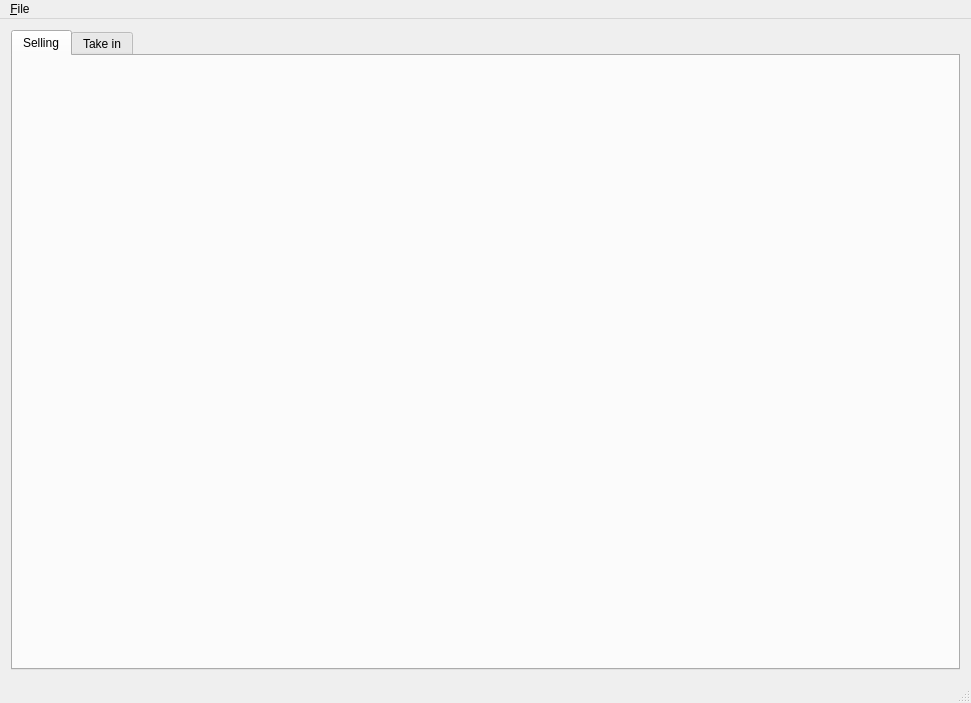
<?xml version="1.0" encoding="UTF-8"?>
<ui version="4.0">
 <class>MainWindow</class>
 <widget class="QMainWindow" name="MainWindow">
  <property name="geometry">
   <rect>
    <x>0</x>
    <y>0</y>
    <width>971</width>
    <height>703</height>
   </rect>
  </property>
  <property name="windowTitle">
   <string>MainWindow</string>
  </property>
  <widget class="QWidget" name="centralWidget">
   <layout class="QVBoxLayout" name="verticalLayout">
    <item>
     <widget class="QTabWidget" name="tabWidget">
      <property name="currentIndex">
       <number>0</number>
      </property>
      <widget class="SellingView" name="sellingView">
       <attribute name="title">
        <string>Selling</string>
       </attribute>
      </widget>
      <widget class="TakeInView" name="takeView">
       <attribute name="title">
        <string>Take in</string>
       </attribute>
      </widget>
     </widget>
    </item>
   </layout>
  </widget>
  <widget class="QMenuBar" name="menuBar">
   <property name="geometry">
    <rect>
     <x>0</x>
     <y>0</y>
     <width>971</width>
     <height>28</height>
    </rect>
   </property>
   <widget class="QMenu" name="menuFile">
    <property name="title">
     <string>&amp;File</string>
    </property>
    <addaction name="actionBlock"/>
    <addaction name="actionLogout"/>
    <addaction name="separator"/>
    <addaction name="actionExit"/>
   </widget>
   <addaction name="menuFile"/>
  </widget>
  <widget class="QStatusBar" name="statusBar"/>
  <action name="actionLogout">
   <property name="text">
    <string>&amp;Logout</string>
   </property>
  </action>
  <action name="actionExit">
   <property name="text">
    <string>&amp;Exit</string>
   </property>
  </action>
  <action name="actionBlock">
   <property name="text">
    <string>&amp;Block</string>
   </property>
  </action>
 </widget>
 <layoutdefault spacing="6" margin="11"/>
 <customwidgets>
  <customwidget>
   <class>SellingView</class>
   <extends>QWidget</extends>
   <header>sellingview.h</header>
   <container>1</container>
  </customwidget>
  <customwidget>
   <class>TakeInView</class>
   <extends>QWidget</extends>
   <header>takeinview.h</header>
   <container>1</container>
  </customwidget>
 </customwidgets>
 <resources/>
 <connections>
  <connection>
   <sender>actionExit</sender>
   <signal>triggered()</signal>
   <receiver>MainWindow</receiver>
   <slot>close()</slot>
   <hints>
    <hint type="sourcelabel">
     <x>-1</x>
     <y>-1</y>
    </hint>
    <hint type="destinationlabel">
     <x>485</x>
     <y>351</y>
    </hint>
   </hints>
  </connection>
  <connection>
   <sender>actionLogout</sender>
   <signal>triggered()</signal>
   <receiver>MainWindow</receiver>
   <slot>onLogout()</slot>
   <hints>
    <hint type="sourcelabel">
     <x>-1</x>
     <y>-1</y>
    </hint>
    <hint type="destinationlabel">
     <x>485</x>
     <y>351</y>
    </hint>
   </hints>
  </connection>
  <connection>
   <sender>actionBlock</sender>
   <signal>triggered()</signal>
   <receiver>MainWindow</receiver>
   <slot>onBlock()</slot>
   <hints>
    <hint type="sourcelabel">
     <x>-1</x>
     <y>-1</y>
    </hint>
    <hint type="destinationlabel">
     <x>485</x>
     <y>351</y>
    </hint>
   </hints>
  </connection>
  <connection>
   <sender>tabWidget</sender>
   <signal>currentChanged(int)</signal>
   <receiver>MainWindow</receiver>
   <slot>onTabChange(int)</slot>
   <hints>
    <hint type="sourcelabel">
     <x>485</x>
     <y>368</y>
    </hint>
    <hint type="destinationlabel">
     <x>485</x>
     <y>351</y>
    </hint>
   </hints>
  </connection>
 </connections>
 <slots>
  <slot>onLogout()</slot>
  <slot>onBlock()</slot>
  <slot>onTabChange(int)</slot>
 </slots>
</ui>
